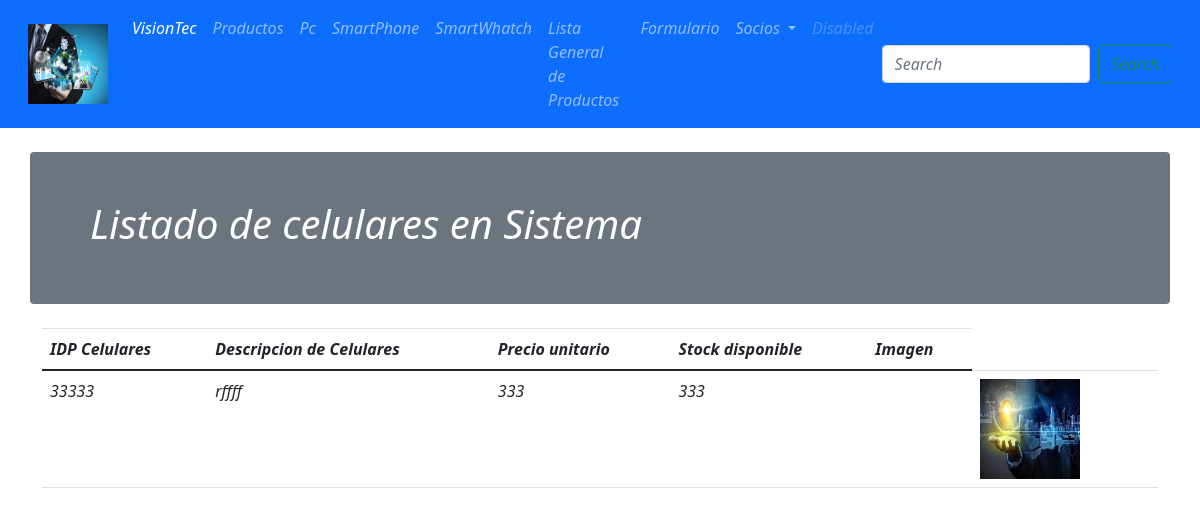
Page /lista_3/ on the committed database.
### core/models.py (models this page shows, shortened)
class Productocelular(models.Model):
    idProductocelular = models.CharField(primary_key=True,max_length=10,verbose_name='ID')
    descripcioncelular = models.CharField(max_length=100,verbose_name='Descripción')
    preciocelular = models.IntegerField(verbose_name='Precio Unitario')
    stockcelular = models.IntegerField(verbose_name='Stock')
    imagencelular = models.ImageField(verbose_name='Imagen',upload_to='productos',null=True,blank=True)
    class Meta:
        verbose_name='productocelular'
        verbose_name_plural='productoscelular'
        ordering = ['descripcioncelular']

### core/views.py (the view)
# urls.py: path('lista_3/', core_views.lista3__, name='lista_3'),
def lista3__(request):
    productoscelular = Productocelular.objects.all()
    return render(request,"core/lista_3.html",{'productoscelular':productoscelular})

### core/templates/core/lista_3.html (shortened to what this page needs)
{% extends 'core/base.html' %}
{% block content %}
{% load static %}
    <div class="container justify-content-center">
        <div class="row bg-secondary text-white rounded p-5 mt-4 mb-4">
            <h1>Listado de celulares en Sistema</h1>
        </div>
        <div class="row ">
            <div class="table-responsive">
                <table class="table table-hover ">
                    <thead>
                        <th>IDP Celulares</th>
                        <th>Descripcion de Celulares</th>
                        <th>Precio unitario</th>
                        <th>Stock disponible</th>
                        <th>Imagen</th>
                    </thead>
                    <tbody>
                        {% for c in productoscelular %}
                         <tr>
                             <td>{{c.idProductocelular}}</td>
                             <td>{{c.descripcioncelular}}</td>
                             <td>{{c.preciocelular}}</td>
                             <td>{{c.stockcelular}}</td>
                             {% if c.imagencelular %}
                                    <td><td><img class="img-producto" src="{{c.imagencelular.url}}" alt=""></td>
                                {% else %}
                                    <td><img class="img-producto" src="{% static 'core/img/not-found-image.jpg' %}" alt=""></td>
                                {% endif %}
                             <td>
                             </td>
                         </tr>
                         {%endfor%}
                    </tbody>
                </table>
            </div>
        </div>
    </div>
{% endblock %}

### core/static/core/css/estilospropios.css (style rules this page uses)
.img-producto { width: 100px; height: 100px; }
* { font-style: italic; }

### rows in the picture
Productocelular: idProductocelular "33333", descripcioncelular "rffff", preciocelular "333", stockcelular "333", imagencelular (picture)
